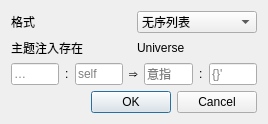
<?xml version="1.0" encoding="UTF-8"?>
<ui version="4.0">
 <class>DescAddDialog</class>
 <widget class="QDialog" name="DescAddDialog">
  <property name="geometry">
   <rect>
    <x>0</x>
    <y>0</y>
    <width>268</width>
    <height>122</height>
   </rect>
  </property>
  <property name="sizePolicy">
   <sizepolicy hsizetype="Preferred" vsizetype="Preferred">
    <horstretch>0</horstretch>
    <verstretch>0</verstretch>
   </sizepolicy>
  </property>
  <property name="windowTitle">
   <string>添加描述条目</string>
  </property>
  <layout class="QVBoxLayout" name="verticalLayout">
   <item>
    <layout class="QHBoxLayout" name="horizontalLayout_3">
     <item>
      <widget class="QLabel" name="label_4">
       <property name="text">
        <string>格式</string>
       </property>
      </widget>
     </item>
     <item>
      <widget class="QComboBox" name="comboBox_2">
       <item>
        <property name="text">
         <string>无序列表</string>
        </property>
       </item>
       <item>
        <property name="text">
         <string>有序列表</string>
        </property>
       </item>
       <item>
        <property name="text">
         <string>标题</string>
        </property>
       </item>
      </widget>
     </item>
    </layout>
   </item>
   <item>
    <layout class="QHBoxLayout" name="horizontalLayout_2">
     <item>
      <widget class="QLabel" name="label_3">
       <property name="text">
        <string>主题注入存在</string>
       </property>
      </widget>
     </item>
     <item>
      <widget class="QLabel" name="themeBeingLabel">
       <property name="text">
        <string>Universe</string>
       </property>
      </widget>
     </item>
    </layout>
   </item>
   <item>
    <layout class="QHBoxLayout" name="horizontalLayout">
     <item>
      <widget class="QLineEdit" name="fLineEdit">
       <property name="toolTip">
        <string>修饰过程存在</string>
       </property>
       <property name="placeholderText">
        <string>…</string>
       </property>
      </widget>
     </item>
     <item>
      <widget class="QLabel" name="label_5">
       <property name="text">
        <string>:</string>
       </property>
      </widget>
     </item>
     <item>
      <widget class="QLineEdit" name="xLineEdit">
       <property name="toolTip">
        <string>中心存在</string>
       </property>
       <property name="placeholderText">
        <string>self</string>
       </property>
      </widget>
     </item>
     <item>
      <widget class="QLabel" name="label">
       <property name="text">
        <string>⇒</string>
       </property>
      </widget>
     </item>
     <item>
      <widget class="QLineEdit" name="rLineEdit">
       <property name="toolTip">
        <string>关系过程存在</string>
       </property>
       <property name="placeholderText">
        <string>意指</string>
       </property>
      </widget>
     </item>
     <item>
      <widget class="QLabel" name="label_2">
       <property name="text">
        <string>:</string>
       </property>
      </widget>
     </item>
     <item>
      <widget class="QLineEdit" name="mLineEdit">
       <property name="toolTip">
        <string>关系注入存在</string>
       </property>
       <property name="placeholderText">
        <string>{}'</string>
       </property>
      </widget>
     </item>
     <item>
      <spacer name="horizontalSpacer">
       <property name="orientation">
        <enum>Qt::Orientation::Horizontal</enum>
       </property>
       <property name="sizeHint" stdset="0">
        <size>
         <width>40</width>
         <height>20</height>
        </size>
       </property>
      </spacer>
     </item>
    </layout>
   </item>
   <item>
    <widget class="QDialogButtonBox" name="buttonBox">
     <property name="orientation">
      <enum>Qt::Orientation::Horizontal</enum>
     </property>
     <property name="standardButtons">
      <set>QDialogButtonBox::StandardButton::Cancel|QDialogButtonBox::StandardButton::Ok</set>
     </property>
    </widget>
   </item>
  </layout>
 </widget>
 <resources/>
 <connections>
  <connection>
   <sender>buttonBox</sender>
   <signal>accepted()</signal>
   <receiver>DescAddDialog</receiver>
   <slot>accept()</slot>
   <hints>
    <hint type="sourcelabel">
     <x>248</x>
     <y>254</y>
    </hint>
    <hint type="destinationlabel">
     <x>157</x>
     <y>274</y>
    </hint>
   </hints>
  </connection>
  <connection>
   <sender>buttonBox</sender>
   <signal>rejected()</signal>
   <receiver>DescAddDialog</receiver>
   <slot>reject()</slot>
   <hints>
    <hint type="sourcelabel">
     <x>316</x>
     <y>260</y>
    </hint>
    <hint type="destinationlabel">
     <x>286</x>
     <y>274</y>
    </hint>
   </hints>
  </connection>
 </connections>
</ui>
